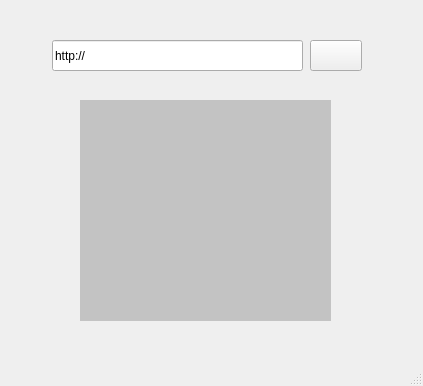
<?xml version="1.0" encoding="UTF-8"?>
<ui version="4.0">
 <class>MainWindow</class>
 <widget class="QMainWindow" name="MainWindow">
  <property name="geometry">
   <rect>
    <x>0</x>
    <y>0</y>
    <width>423</width>
    <height>386</height>
   </rect>
  </property>
  <property name="windowTitle">
   <string>QR Maker</string>
  </property>
  <property name="windowOpacity">
   <double>18.000000000000000</double>
  </property>
  <widget class="QWidget" name="centralwidget">
   <widget class="QLineEdit" name="inp">
    <property name="geometry">
     <rect>
      <x>52</x>
      <y>40</y>
      <width>251</width>
      <height>31</height>
     </rect>
    </property>
    <property name="text">
     <string>http://</string>
    </property>
    <property name="placeholderText">
     <string>http://ornek-site.com</string>
    </property>
   </widget>
   <widget class="QLabel" name="qr">
    <property name="geometry">
     <rect>
      <x>80</x>
      <y>100</y>
      <width>251</width>
      <height>221</height>
     </rect>
    </property>
    <property name="styleSheet">
     <string notr="true">background-color: rgb(195, 195, 195);</string>
    </property>
    <property name="text">
     <string/>
    </property>
   </widget>
   <widget class="QPushButton" name="but">
    <property name="geometry">
     <rect>
      <x>310</x>
      <y>40</y>
      <width>52</width>
      <height>31</height>
     </rect>
    </property>
    <property name="text">
     <string/>
    </property>
    <property name="icon">
     <iconset>
      <normaloff>../res/enter.png</normaloff>../res/enter.png</iconset>
    </property>
    <property name="iconSize">
     <size>
      <width>32</width>
      <height>32</height>
     </size>
    </property>
   </widget>
  </widget>
  <widget class="QMenuBar" name="menubar">
   <property name="geometry">
    <rect>
     <x>0</x>
     <y>0</y>
     <width>423</width>
     <height>22</height>
    </rect>
   </property>
  </widget>
  <widget class="QStatusBar" name="statusbar"/>
 </widget>
 <resources/>
 <connections/>
</ui>
